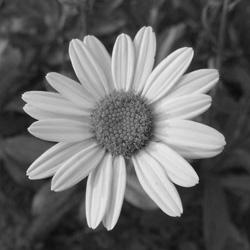
#> input picture examples/DSC100279394.jpg, 250 x 250 px, given in place of Fig0905a.tif, which was not available
$ jupyter execute --allow-errors Lab5.ipynb   (text cells are left out)
#> lines starting #> are read from the running program, lines starting #| are printed output that depends on the picture; pictures that were not available may be replaced by others from this repository, and a replacement may not be noted
[cell 1]
import cv2
import numpy as np
import matplotlib.pyplot as plt

[cell 2]
img_ref = cv2.imread("./examples/Fig0905a.tif")
#> img_ref is the input picture: shape (250, 250, 3); min 1, max 244, mean 102.8
img = cv2.imread("./examples/j.png")
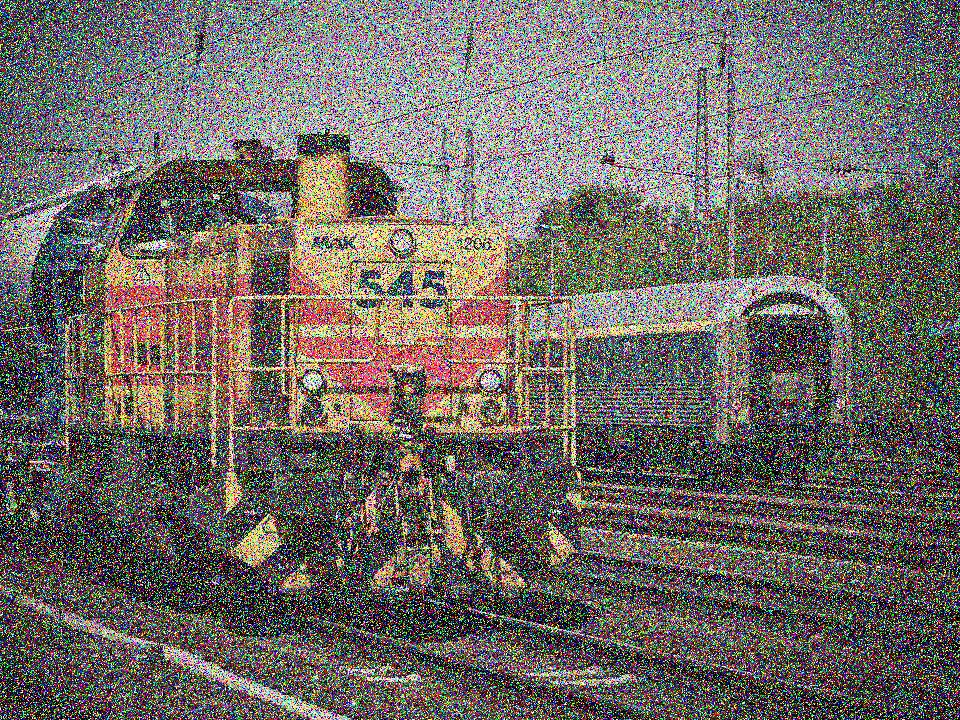
#> input picture examples/J13Wn.jpg, 960 x 720 px, given in place of j.png, which was not available
#> img is the input picture: shape (720, 960, 3); mean B, G, R 102, 106.2, 111.9

[cell 3]
plt.figure(figsize=(10,10))
plt.subplot(121);plt.imshow(img_ref); plt.title('Вихідне зображення');
plt.subplot(122);plt.imshow(img); plt.title('Вихідне зображення');

plt.show();
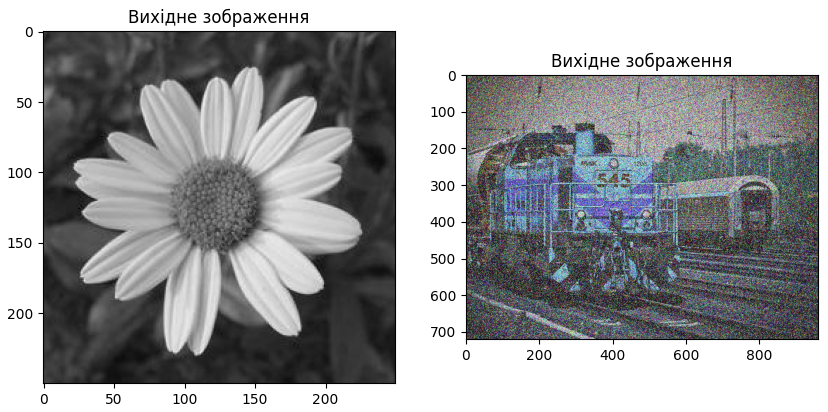
#> figure drawn by matplotlib, 2 panels; B, G, R data is drawn as R, G, B

[cell 4]
kernel = np.ones((5,5),np.uint8)

[cell 5]
erosion_ref = cv2.erode(img_ref,kernel,iterations = 1)
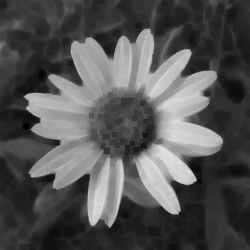
#> erosion_ref: shape (250, 250, 3); min 1, max 225, mean 83.8
erosion = cv2.erode(img,kernel,iterations = 1)
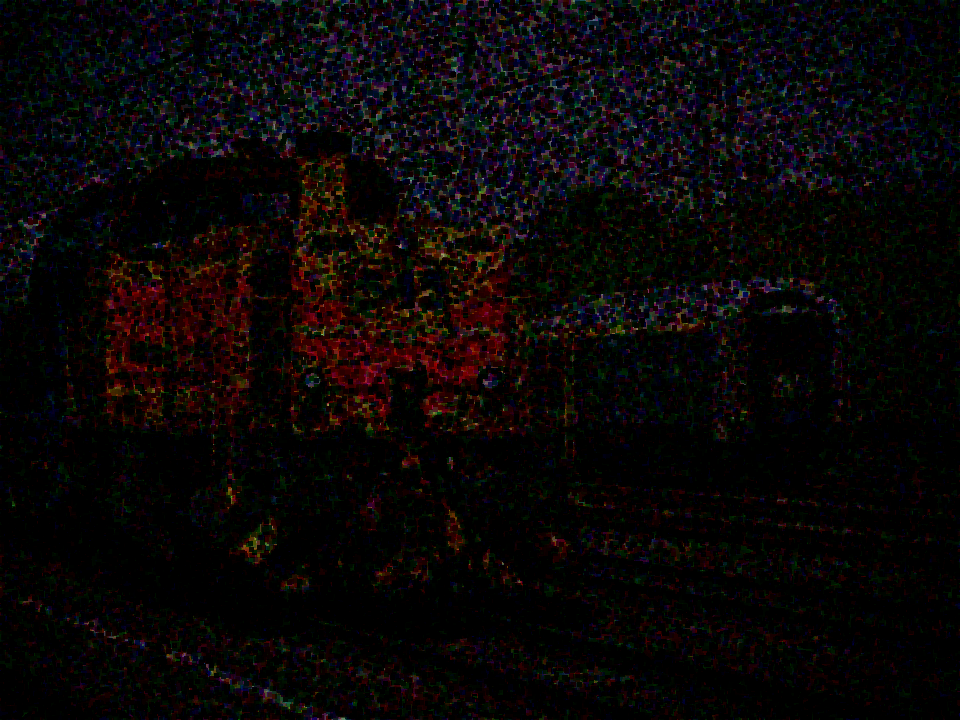
#> erosion: shape (720, 960, 3); mean B, G, R 6.8, 6.8, 10.2

[cell 6]
plt.figure(figsize=(10,10))
plt.subplot(121);plt.imshow(erosion_ref); plt.title('Ерозія');
plt.subplot(122);plt.imshow(erosion); plt.title('Ерозія');

plt.show();
#> figure, not shown here; B, G, R data is drawn as R, G, B

[cell 7]
img_ref = cv2.imread("./examples/Fig0907a.tif")
img = cv2.imread("./examples/j.png")

[cell 8]
plt.figure(figsize=(10,10))
plt.subplot(121);plt.imshow(img_ref); plt.title('Вихідне зображення');
plt.subplot(122);plt.imshow(img); plt.title('Вихідне зображення');

plt.show();
#> figure, not shown here; B, G, R data is drawn as R, G, B

[cell 9]
dilation_ref = cv2.dilate(img_ref,kernel,iterations = 1)
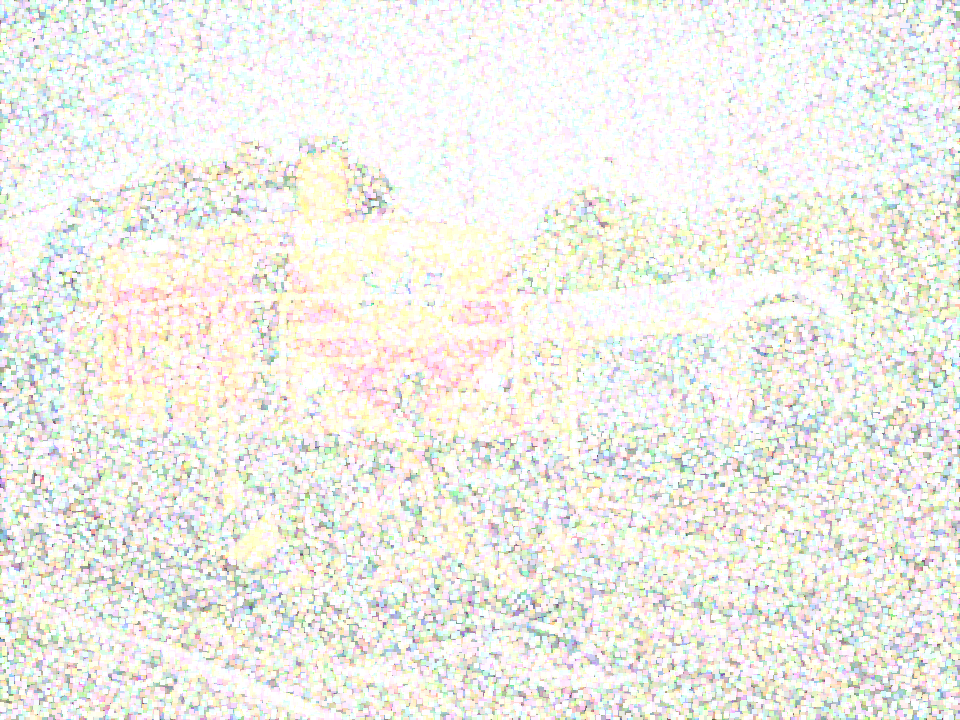
#> dilation_ref: shape (720, 960, 3); mean B, G, R 231.2, 238.4, 239.1
dilation = cv2.dilate(img,kernel,iterations = 1)

[cell 10]
plt.figure(figsize=(10,10))
plt.subplot(121);plt.imshow(dilation_ref); plt.title('Діляція');
plt.subplot(122);plt.imshow(dilation); plt.title('Діляція');

plt.show();
#> figure, not shown here; B, G, R data is drawn as R, G, B
